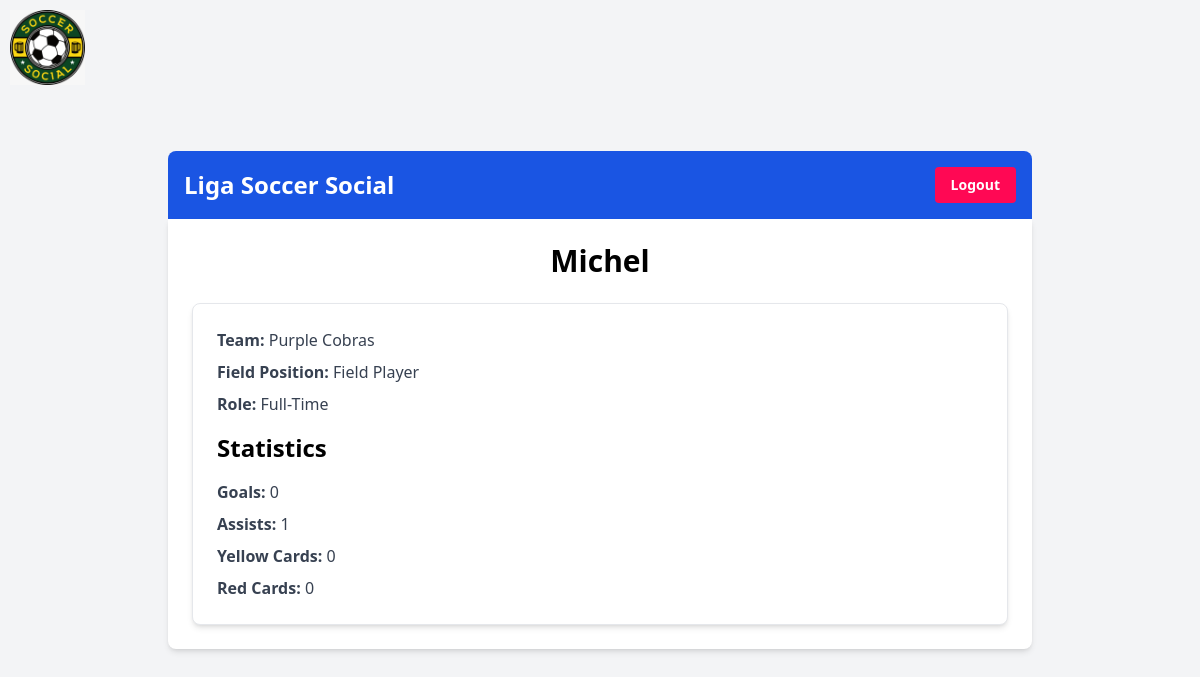
Screenshot of /futbol/player/1/ (signed in) with the database file from the repository.
### futbolapp/models.py (models this page shows, shortened)
class Player(models.Model):
    name = models.CharField(max_length=100)
    team = models.ForeignKey(Team, on_delete=models.CASCADE)
    field_position = models.CharField(max_length=20, choices=[('field player', 'Field Player'), ('goalkeeper', 'Goalkeeper')], default='field player')
    role = models.CharField(max_length=20, choices=[('full-time', 'Full-Time'), ('ringer', 'Ringer')])

class Team(models.Model):
    name = models.CharField(max_length=100)
    league = models.ForeignKey(League, on_delete=models.CASCADE, null=True, blank=True)
    tournament = models.ForeignKey('Tournament', on_delete=models.CASCADE, null=True, blank=True) # New field

### futbolapp/views.py (the view)
# urls.py: path('player/<int:player_id>/', views.player_detail, name='player_detail'),
@login_required
def player_detail(request, player_id):
    player = get_object_or_404(Player, pk=player_id)
    stats = PlayerStatistic.objects.filter(player=player).aggregate(
            total_goals=Sum('goals'),
            total_assists=Sum('assists'),
            total_clean_sheets=Sum('clean_sheets'),
            total_yellow_cards=Sum('yellow_cards'),
            total_red_cards=Sum('red_cards')
        )
    player.stats = {k: v if v is not None else 0 for k, v in stats.items()}
    return render(request, 'futbolapp/player_detail.html', {'player': player})

### futbolapp/templates/futbolapp/player_detail.html (shortened to what this page needs)
{% extends 'base.html' %}
{% block content %}
    <h1 class="text-3xl font-bold mb-6 text-center">{{ player.name }}</h1>
    <div class="bg-white p-6 rounded-lg shadow-md border border-gray-200">
        <p class="text-gray-700 mb-2"><strong>Team:</strong> {{ player.team.name }}</p>
        <p class="text-gray-700 mb-2"><strong>Field Position:</strong> {{ player.get_field_position_display }}</p>
        <p class="text-gray-700 mb-4"><strong>Role:</strong> {{ player.get_role_display }}</p>
        <h2 class="text-2xl font-semibold mb-4">Statistics</h2>
        <ul class="space-y-2">
            <li class="text-gray-700"><strong>Goals:</strong> {{ player.stats.total_goals }}</li>
            <li class="text-gray-700"><strong>Assists:</strong> {{ player.stats.total_assists }}</li>
            <li class="text-gray-700"><strong>Yellow Cards:</strong> {{ player.stats.total_yellow_cards }}</li>
            <li class="text-gray-700"><strong>Red Cards:</strong> {{ player.stats.total_red_cards }}</li>
        </ul>
    </div>
{% endblock %}

### rows the page displays
Player: name "Michel", team.name "Purple Cobras", field_position "Field Player", role "Full-Time", stats.total_goals "0", stats.total_assists "1", stats.total_yellow_cards "0", stats.total_red_cards "0"
